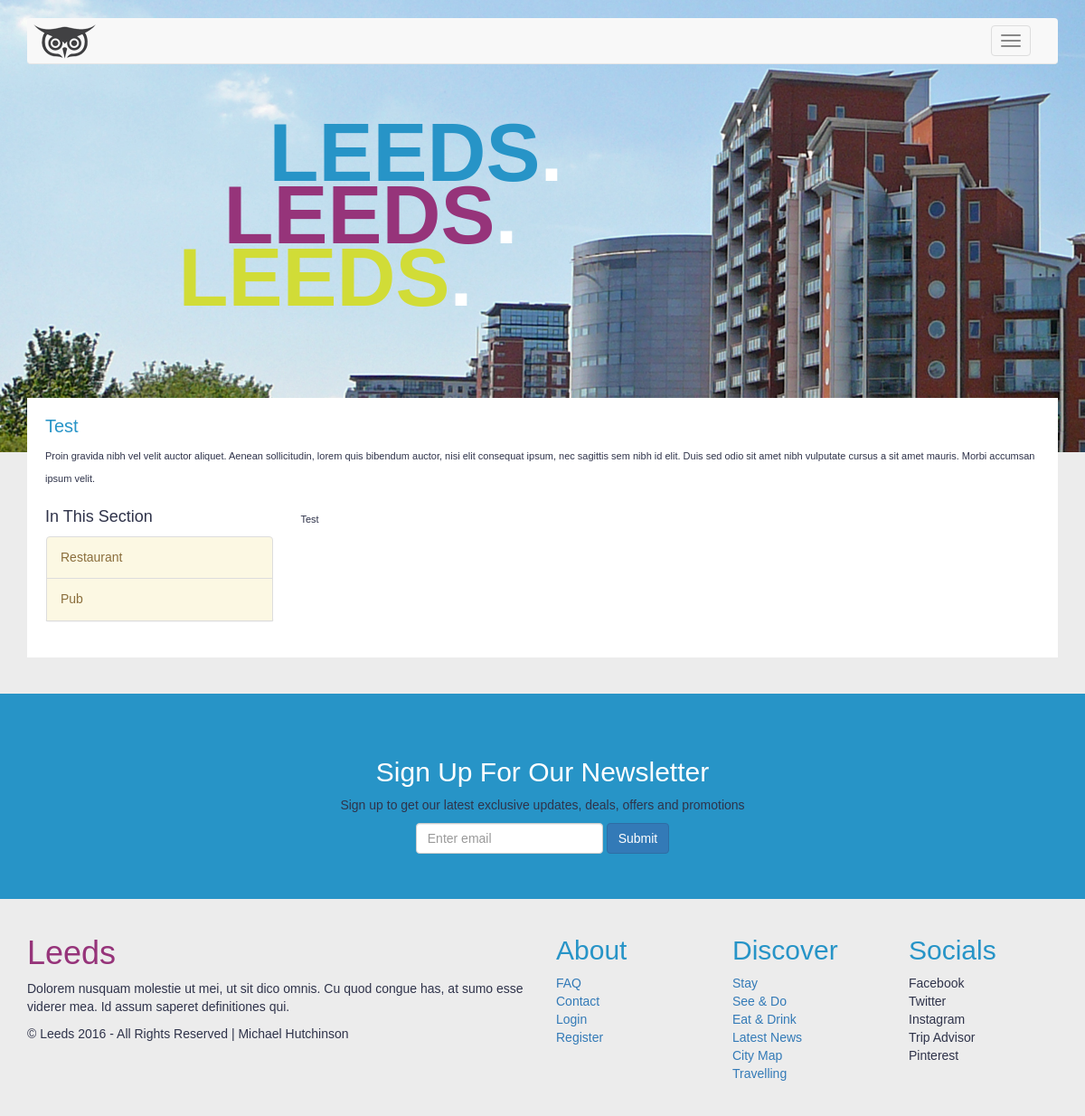
The page /eat/page/5 on the database its author committed.
### tables this page shows
CREATE TABLE IF NOT EXISTS `section_sub_category` (
  `id` int(11) NOT NULL AUTO_INCREMENT,
  `name` varchar(250) NOT NULL,
  `title` varchar(250) NOT NULL,
  `body` varchar(10000) NOT NULL,
  `section_category_id` int(11) NOT NULL,
  `section_id` int(11) NOT NULL,
  PRIMARY KEY (`id`)
);

CREATE TABLE IF NOT EXISTS `section_category` (
  `id` int(11) NOT NULL AUTO_INCREMENT,
  `name` varchar(250) NOT NULL,
  `section_id` int(11) NOT NULL,
  PRIMARY KEY (`id`)
);

### application/controllers/Eat.php (called while the page is built, shortened)
<?php
class Eat extends CI_Controller {
    function __construct() {
        $this->load->model('eat_model');
        $this->load->view('main/page_components/head-tags');
        $this->load->view('main/page_components/header');
        $this->load->view('main/page_components/navbar');
    }
    public function page($id = null)
    {
        $data['left_nav_headings'] = $this->eat_model->get_left_nav_headings();
        foreach ($data['left_nav_headings'] as $left_nav_heading) {
            $data['left_nav_sub_headings'][] = $this->eat_model->get_left_nav_sub_headings($left_nav_heading->id);
        }
        if(isset($id)) {
            $page = $this->eat_model->get_eat($id);
            if(!empty($page)) {
                $data['rows'] = $this->eat_model->get_eat($id);
                $this->load->view('main/single_eat', $data);
                $this->load->view('main/page_components/footer-tags');
                $this->load->view('main/page_components/footer');
            }
            else {
                redirect('eat');
            }
        }
        else
        redirect('eat');
    }
}

### index.php (called while the page is built, shortened)
<?php
require_once BASEPATH.'core/CodeIgniter.php';

### application/models/Eat_model.php (called while the page is built, shortened)
<?php
class Eat_model extends CI_Model {
    public function __construct() {
		$this->pdo = $this->load->database('pdo', true);
	}
	public function get_left_nav_headings() {
		$query = $this->pdo->query("SELECT * FROM section_category WHERE section_id = (SELECT id FROM section WHERE name = 'Eat')");
		$result = $query->result();
		if($query) return $result;
	  	else return false;
	}
	public function get_eat($id) {
		$stmt="SELECT * FROM section_sub_category WHERE id = ? AND section_id = '3'";
	    $query = $this->pdo->query($stmt, $id);
		if($query->num_rows() == 1) {
   			$row = $query->row();
   			return $row;
   		}
   		else return false;
	}
}
?>

### application/views/main/single_eat.php (the view)
<section id="boxes">
<div class="content">
  <div class="container">
    <div class="row">
      <div class="col-xs-12 col-sm-12 col-md-12 boxes">
        <div class="white-background overflow-hidden">
            <div class="col-xs-12 col-sm-12 padding0">
              <div class="padding20 box-text">
                <h2><span class="blue"><?php echo $rows->title; ?></span></h2>
                  <p>Proin gravida nibh vel velit auctor aliquet. Aenean sollicitudin, lorem quis bibendum auctor, nisi elit consequat ipsum, nec sagittis sem nibh id elit. Duis sed odio sit amet nibh vulputate cursus a sit amet mauris. Morbi accumsan ipsum velit.</p>
    <div class="row">
        <div class="col-md-3">
            <?php $this->load->view('main/page_components/eat_left_navbar'); ?>
        </div>
        <div class="col-md-9">
        <?php echo "<p>".$rows->body."</p>";   ?>
        </div>
    </div>
              </div>
            </div>
        </div>
      </div>
    </div>
  </div>
  </div>
</section>

### application/views/main/page_components/eat_left_navbar.php (shortened to what this page needs)
<div id="MainMenu">
    <div class="side-header">
        <h4>In This Section</h4>
    </div>
  <div class="list-group panel">
    <?php
    foreach($left_nav_headings as $left_nav_heading) { ?>
    <a href="#<?php echo $left_nav_heading->id; ?>" class="list-group-item list-group-item-warning" data-toggle="collapse" data-parent="#MainMenu"><?php echo $left_nav_heading->name; ?></a>
    <?php } ?>
  </div>
</div>

### assets/css/style.css (style rules this page uses)
body { font-family: 'Montserrat', sans-serif; color: #2f334a; background-color: #ececec; background-repeat: repeat; background-position: center top; }
.blue { color: #2794c7; }
.white-background { background-color: #fff; }
.content { margin-top: -120px; }
.boxes { margin-bottom: 40px; }
.padding0 { padding: 0; }
.overflow-hidden { overflow: hidden; }
.box-text { line-height: 1.8em; height: 100%; }
.padding20 { padding: 20px; }

### rows shown on the page
section_sub_category: title "Test", body "Test"
section_category: name "Restaurant"
section_category: name "Pub"
